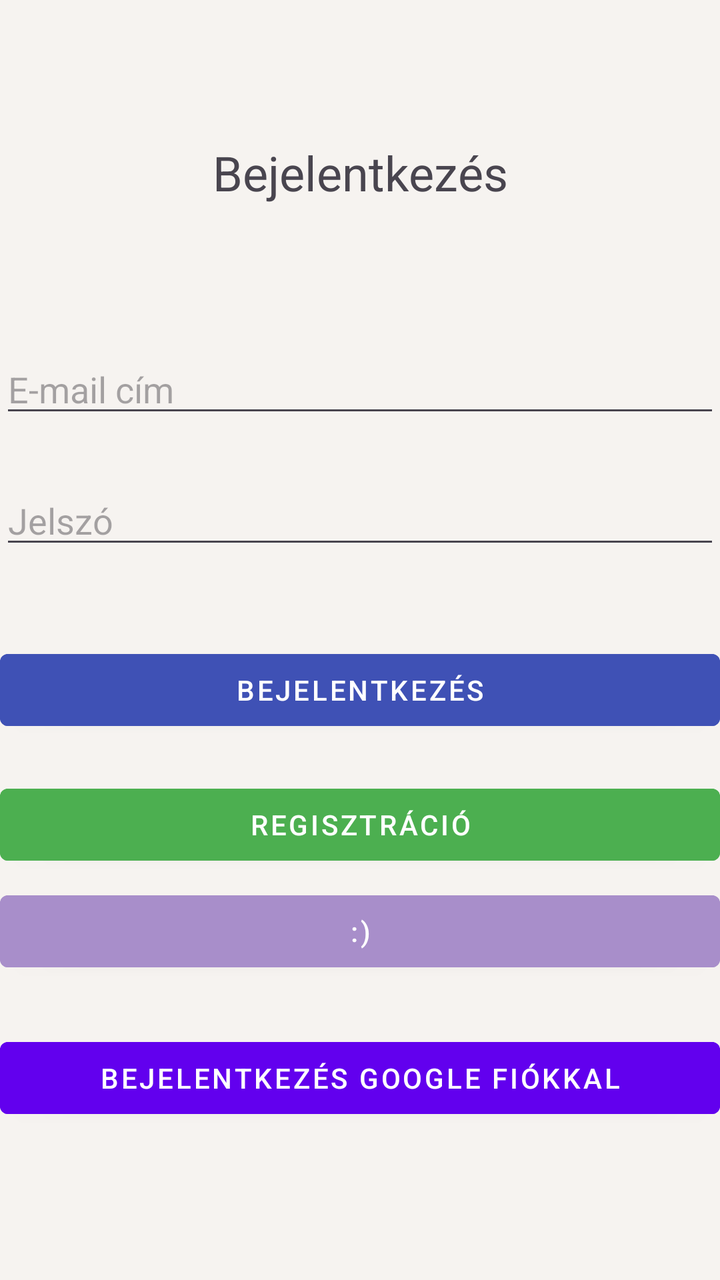
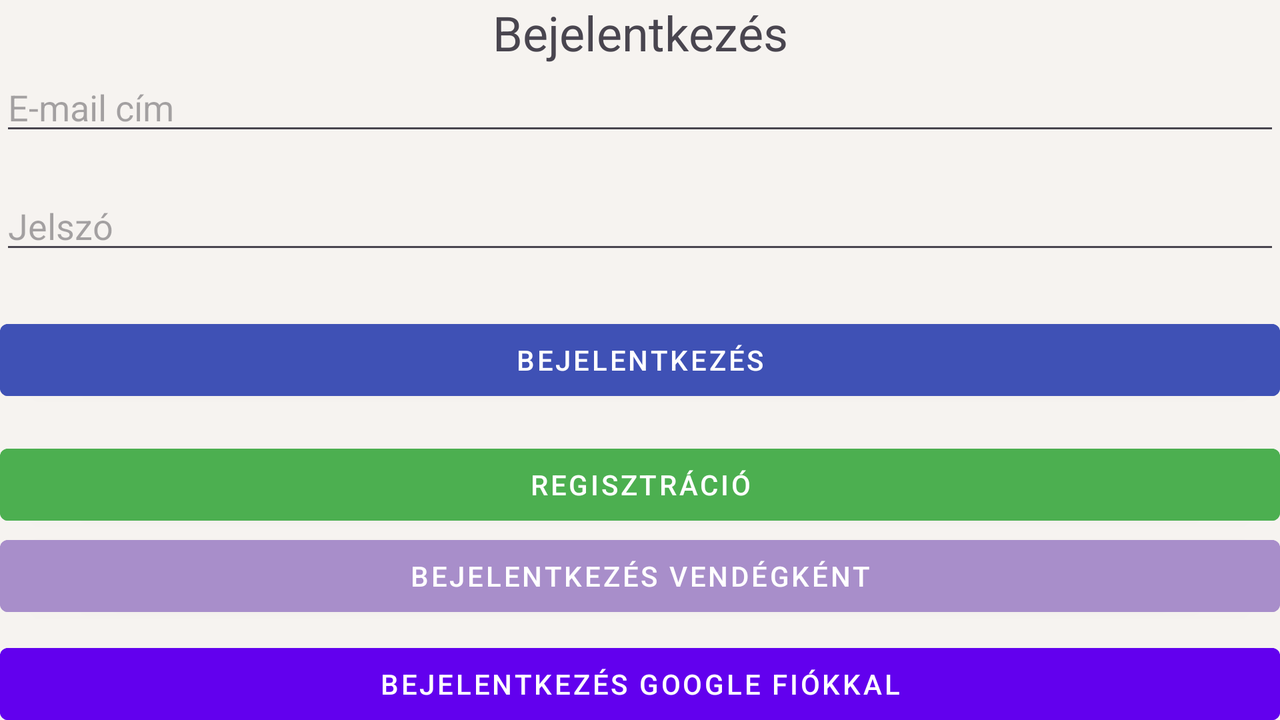

Compare how this app lays out the same screen by default and in its alternative resource folder. The renders come first, then the two layout files and the values they reference.
<!-- AndroidManifest.xml: application theme Theme.Ekszerwebshop -->
<!-- res/layout/activity_main.xml -->
<?xml version="1.0" encoding="utf-8"?>
<androidx.constraintlayout.widget.ConstraintLayout xmlns:android="http://schemas.android.com/apk/res/android"
    xmlns:app="http://schemas.android.com/apk/res-auto"
    xmlns:tools="http://schemas.android.com/tools"
    android:id="@+id/main"
    android:layout_width="match_parent"
    android:layout_height="match_parent"
    tools:context=".MainActivity"
    android:background="#F6F3F0">

    <TextView
        android:id="@+id/LogInView"
        android:layout_width="match_parent"
        android:layout_height="wrap_content"
        android:layout_alignParentStart="true"
        android:layout_alignParentEnd="true"
        android:text="@string/login"
        android:textAlignment="center"
        android:textSize="24sp"

        app:layout_constraintBottom_toTopOf="@+id/editTextUserName"
        app:layout_constraintTop_toTopOf="parent"
        />


    <EditText
        android:id="@+id/editTextUserName"
        android:layout_width="match_parent"
        android:layout_height="wrap_content"
        android:ems="10"
        android:hint="@string/email_address"
        android:inputType="text"
        app:layout_constraintBottom_toBottomOf="parent"
        app:layout_constraintTop_toTopOf="parent"
        app:layout_constraintVertical_bias="0.288"
        tools:layout_editor_absoluteX="0dp" />

    <EditText
        android:id="@+id/editTextPassword"
        android:layout_width="match_parent"
        android:layout_height="wrap_content"
        android:ems="10"
        android:hint="@string/password"
        android:inputType="textPassword"
        app:layout_constraintBottom_toBottomOf="parent"
        app:layout_constraintTop_toBottomOf="@+id/editTextUserName"
        app:layout_constraintVertical_bias="0.063"
        tools:layout_editor_absoluteX="0dp" />

    <Button
        android:id="@+id/loginButton"
        android:layout_width="0dp"
        android:layout_height="wrap_content"
        android:onClick="login"
        android:text="@string/login"
        app:layout_constraintBottom_toBottomOf="parent"
        app:layout_constraintEnd_toEndOf="parent"
        app:layout_constraintHorizontal_bias="0.0"
        app:layout_constraintStart_toStartOf="parent"
        app:layout_constraintTop_toBottomOf="@+id/editTextPassword"
        app:layout_constraintVertical_bias="0.133"
        style="@style/Widget.MaterialComponents.Button"
        android:backgroundTint="#3F51B5"

        />

    <Button
        android:id="@+id/registerButton"
        style="@style/Widget.MaterialComponents.Button"
        android:layout_width="0dp"
        android:layout_height="wrap_content"
        android:backgroundTint="#4CAF50"
        android:onClick="register"
        android:text="@string/registration"
        app:layout_constraintBottom_toBottomOf="parent"
        app:layout_constraintEnd_toEndOf="parent"
        app:layout_constraintHorizontal_bias="0.0"
        app:layout_constraintStart_toStartOf="parent"
        app:layout_constraintTop_toBottomOf="@+id/loginButton"
        app:layout_constraintVertical_bias="0.087"

        />

    <Button
        android:id="@+id/guestLoginButton"
        style="@style/Widget.MaterialComponents.Button"
        android:layout_width="0dp"
        android:layout_height="wrap_content"
        android:layout_marginTop="12dp"
        android:backgroundTint="#A88ECA"
        android:onClick="loginAsGuest"
        android:text=":)"
        app:layout_constraintBottom_toBottomOf="parent"
        app:layout_constraintEnd_toEndOf="parent"
        app:layout_constraintHorizontal_bias="0.0"
        app:layout_constraintStart_toStartOf="parent"
        app:layout_constraintTop_toBottomOf="@+id/loginButton"


        app:layout_constraintVertical_bias="0.288"
        tools:ignore="OnClick" />

    <Button
        android:id="@+id/googleSignInButton"
        style="@style/Widget.MaterialComponents.Button"
        android:layout_width="0dp"
        android:layout_height="wrap_content"
        android:layout_marginTop="12dp"
        android:backgroundTint="#6200EE"
        android:onClick="loginWithGoogle"
        android:text="@string/bejelentkez_s_google_fi_kkal"
        app:layout_constraintBottom_toBottomOf="parent"
        app:layout_constraintEnd_toEndOf="parent"
        app:layout_constraintHorizontal_bias="0.0"
        app:layout_constraintStart_toStartOf="parent"
        app:layout_constraintTop_toBottomOf="@+id/guestLoginButton"

        app:layout_constraintVertical_bias="0.147" />



    <ImageView
        android:id="@+id/logoImage"
        android:layout_width="wrap_content"
        android:layout_height="wrap_content"
        android:contentDescription="@string/luimerelogo"

        android:src="@drawable/lumiere"
        app:layout_constraintBottom_toBottomOf="parent"
        app:layout_constraintEnd_toEndOf="parent"
        app:layout_constraintHorizontal_bias="0.0"
        app:layout_constraintStart_toStartOf="parent"
        app:layout_constraintTop_toBottomOf="@id/googleSignInButton"
         />

</androidx.constraintlayout.widget.ConstraintLayout>
<!-- resources referenced by this layout -->
<resources>
  <string name="bejelentkez_s_google_fi_kkal">Bejelentkezés google fiókkal</string>
  <string name="email_address">E-mail cím</string>
  <string name="login">Bejelentkezés</string>
  <string name="luimerelogo">luimerelogo</string>
  <string name="password">Jelszó</string>
  <string name="registration">Regisztráció</string>
  <style name="Theme.Ekszerwebshop" parent="Base.Theme.Ekszerwebshop" />
  <style name="Base.Theme.Ekszerwebshop" parent="Theme.Material3.DayNight.NoActionBar">
          
          
      </style>
</resources>
<!-- res/layout-land/activity_main.xml (the repository's variant of the layout above) -->
<!-- drawn on the phone turned sideways -->
<?xml version="1.0" encoding="utf-8"?>
<androidx.constraintlayout.widget.ConstraintLayout xmlns:android="http://schemas.android.com/apk/res/android"
    xmlns:app="http://schemas.android.com/apk/res-auto"
    xmlns:tools="http://schemas.android.com/tools"
    android:id="@+id/main"
    android:layout_width="match_parent"
    android:layout_height="match_parent"
    tools:context=".MainActivity"
    android:background="#F6F3F0">

    <TextView
        android:id="@+id/LogInView"
        android:layout_width="match_parent"
        android:layout_height="wrap_content"
        android:layout_alignParentStart="true"
        android:layout_alignParentEnd="true"
        android:text="@string/login"
        android:textAlignment="center"
        android:textSize="24sp"
        app:layout_constraintBottom_toTopOf="@+id/editTextUserName"
        app:layout_constraintTop_toTopOf="parent" />


    <EditText
        android:id="@+id/editTextUserName"
        android:layout_width="match_parent"
        android:layout_height="wrap_content"
        android:ems="10"
        android:hint="@string/email_address"
        android:inputType="text"
        app:layout_constraintBottom_toBottomOf="parent"
        app:layout_constraintTop_toTopOf="parent"
        app:layout_constraintVertical_bias="0.098"
        tools:layout_editor_absoluteX="0dp" />

    <EditText
        android:id="@+id/editTextPassword"
        android:layout_width="match_parent"
        android:layout_height="wrap_content"
        android:ems="10"
        android:hint="@string/password"
        android:inputType="textPassword"
        app:layout_constraintBottom_toBottomOf="parent"
        app:layout_constraintTop_toBottomOf="@+id/editTextUserName"
        app:layout_constraintVertical_bias="0.073"
        tools:layout_editor_absoluteX="0dp" />

    <Button
        android:id="@+id/loginButton"
        android:layout_width="0dp"
        android:layout_height="wrap_content"
        android:onClick="login"
        android:text="@string/login"
        app:layout_constraintBottom_toBottomOf="parent"
        app:layout_constraintEnd_toEndOf="parent"
        app:layout_constraintHorizontal_bias="0.0"
        app:layout_constraintStart_toStartOf="parent"
        app:layout_constraintTop_toBottomOf="@+id/editTextPassword"
        app:layout_constraintVertical_bias="0.133"
        style="@style/Widget.MaterialComponents.Button"
        android:backgroundTint="#3F51B5"
        />

    <Button
        android:id="@+id/registerButton"
        android:layout_width="0dp"
        android:layout_height="wrap_content"
        android:onClick="register"
        android:text="@string/registration"
        app:layout_constraintBottom_toBottomOf="parent"
        app:layout_constraintEnd_toEndOf="parent"
        app:layout_constraintHorizontal_bias="0.0"
        app:layout_constraintStart_toStartOf="parent"
        app:layout_constraintTop_toBottomOf="@+id/loginButton"
        app:layout_constraintVertical_bias="0.133"
        style="@style/Widget.MaterialComponents.Button"
        android:backgroundTint="#4CAF50"
        />

    <Button
        android:id="@+id/guestLoginButton"
        android:layout_width="0dp"
        android:layout_height="wrap_content"
        android:layout_marginTop="12dp"
        android:onClick="loginAsGuest"
        android:text="@string/bejelentkez_s_vend_gk_nt"
        app:layout_constraintBottom_toBottomOf="parent"
        app:layout_constraintEnd_toEndOf="parent"
        app:layout_constraintHorizontal_bias="1.0"
        app:layout_constraintStart_toStartOf="parent"
        app:layout_constraintTop_toBottomOf="@+id/loginButton"
        style="@style/Widget.MaterialComponents.Button"
        android:backgroundTint="#A88ECA"

        tools:ignore="OnClick"/>

    <Button
        android:id="@+id/googleSignInButton"
        android:layout_width="0dp"
        android:layout_height="wrap_content"
        android:layout_marginTop="12dp"
        android:onClick="loginWithGoogle"
        android:text="@string/bejelentkez_s_google_fi_kkal"
        app:layout_constraintBottom_toBottomOf="parent"
        app:layout_constraintEnd_toEndOf="parent"
        app:layout_constraintHorizontal_bias="0.0"
        app:layout_constraintStart_toStartOf="parent"
        app:layout_constraintTop_toBottomOf="@+id/guestLoginButton"
        style="@style/Widget.MaterialComponents.Button"
        android:backgroundTint="#6200EE"

        />

</androidx.constraintlayout.widget.ConstraintLayout>
<!-- resources referenced by the variant -->
<!-- as the phone turned sideways resolves them -->
<resources>
  <string name="bejelentkez_s_google_fi_kkal">Bejelentkezés google fiókkal</string>
  <string name="bejelentkez_s_vend_gk_nt">Bejelentkezés vendégként</string>
  <string name="email_address">E-mail cím</string>
  <string name="login">Bejelentkezés</string>
  <string name="password">Jelszó</string>
  <string name="registration">Regisztráció</string>
  <style name="Theme.Ekszerwebshop" parent="Base.Theme.Ekszerwebshop" />
  <style name="Base.Theme.Ekszerwebshop" parent="Theme.Material3.DayNight.NoActionBar">
          
          
      </style>
</resources>
